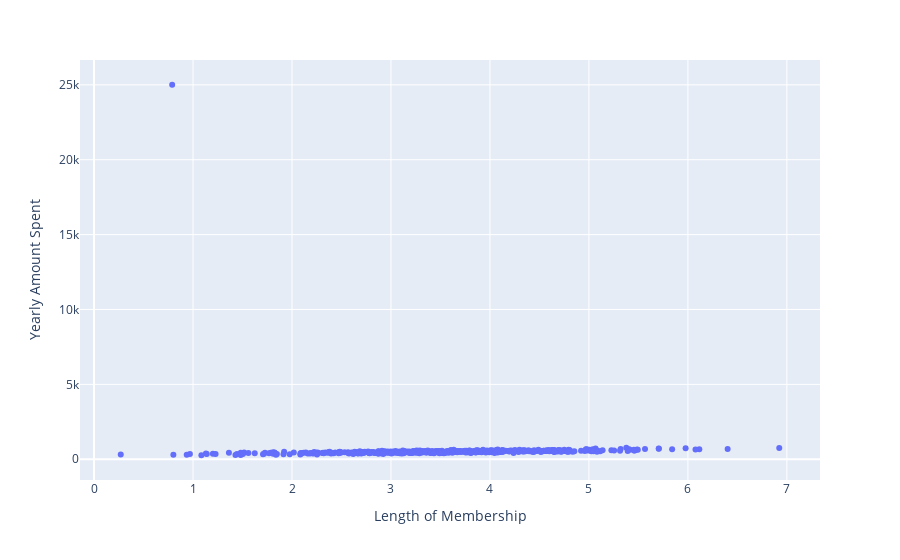

This figure's notebook cell:
### Code cell
fig = px.scatter(customers, x="Length of Membership", y="Yearly Amount Spent")
fig.show()

### Figure 1 — Plotly figure (JSON) as saved in the notebook; plotly's stock layout.template omitted (floating-point values rounded to 4 significant figures; data arrays with more than 128 entries replaced by an {"elided": "..."} marker saying what was removed)
{"data": [{"hovertemplate": "Length of Membership=%{x}<br>Yearly Amount Spent=%{y}<extra></extra>", "legendgroup": "", "marker": {"color": "#636efa", "symbol": "circle"}, "mode": "markers", "name": "", "orientation": "v", "showlegend": false, "type": "scatter", "x": {"elided": "500 float values"}, "xaxis": "x", "y": {"elided": "500 float values"}, "yaxis": "y"}], "layout": {"legend": {"tracegroupgap": 0}, "margin": {"t": 60}, "xaxis": {"anchor": "y", "domain": [0, 1], "title": {"text": "Length of Membership"}}, "yaxis": {"anchor": "x", "domain": [0, 1], "title": {"text": "Yearly Amount Spent"}}}}
